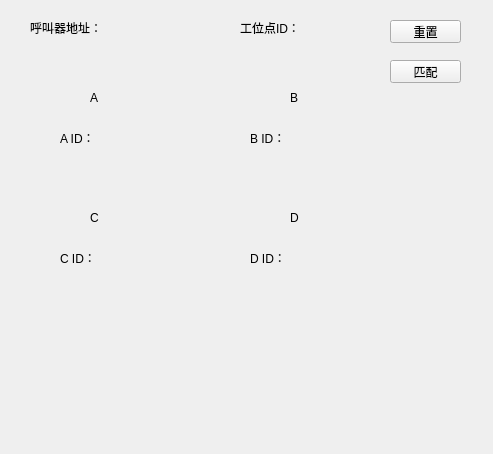
<?xml version="1.0" encoding="UTF-8"?>
<ui version="4.0">
 <class>Ui_request</class>
 <widget class="QWidget" name="Ui_request">
  <property name="geometry">
   <rect>
    <x>0</x>
    <y>0</y>
    <width>493</width>
    <height>454</height>
   </rect>
  </property>
  <property name="windowTitle">
   <string>Form</string>
  </property>
  <widget class="QPushButton" name="btn_reset">
   <property name="geometry">
    <rect>
     <x>390</x>
     <y>20</y>
     <width>71</width>
     <height>23</height>
    </rect>
   </property>
   <property name="text">
    <string>重置</string>
   </property>
  </widget>
  <widget class="QLabel" name="label">
   <property name="geometry">
    <rect>
     <x>30</x>
     <y>20</y>
     <width>81</width>
     <height>16</height>
    </rect>
   </property>
   <property name="text">
    <string>呼叫器地址：</string>
   </property>
  </widget>
  <widget class="QLabel" name="label_workerAddr">
   <property name="geometry">
    <rect>
     <x>110</x>
     <y>20</y>
     <width>121</width>
     <height>21</height>
    </rect>
   </property>
   <property name="text">
    <string/>
   </property>
  </widget>
  <widget class="QLabel" name="label_2">
   <property name="geometry">
    <rect>
     <x>240</x>
     <y>20</y>
     <width>71</width>
     <height>16</height>
    </rect>
   </property>
   <property name="text">
    <string>工位点ID：</string>
   </property>
  </widget>
  <widget class="QLabel" name="label_workerID">
   <property name="geometry">
    <rect>
     <x>310</x>
     <y>20</y>
     <width>61</width>
     <height>20</height>
    </rect>
   </property>
   <property name="text">
    <string/>
   </property>
  </widget>
  <widget class="QLabel" name="label_3">
   <property name="geometry">
    <rect>
     <x>60</x>
     <y>130</y>
     <width>31</width>
     <height>16</height>
    </rect>
   </property>
   <property name="text">
    <string>A ID：</string>
   </property>
  </widget>
  <widget class="QLabel" name="label_AID">
   <property name="geometry">
    <rect>
     <x>90</x>
     <y>130</y>
     <width>51</width>
     <height>21</height>
    </rect>
   </property>
   <property name="text">
    <string/>
   </property>
  </widget>
  <widget class="QLabel" name="label_4">
   <property name="geometry">
    <rect>
     <x>250</x>
     <y>130</y>
     <width>31</width>
     <height>16</height>
    </rect>
   </property>
   <property name="text">
    <string>B ID：</string>
   </property>
  </widget>
  <widget class="QLabel" name="label_BID">
   <property name="geometry">
    <rect>
     <x>280</x>
     <y>120</y>
     <width>51</width>
     <height>31</height>
    </rect>
   </property>
   <property name="text">
    <string/>
   </property>
  </widget>
  <widget class="QLabel" name="label_5">
   <property name="geometry">
    <rect>
     <x>60</x>
     <y>250</y>
     <width>31</width>
     <height>16</height>
    </rect>
   </property>
   <property name="text">
    <string>C ID：</string>
   </property>
  </widget>
  <widget class="QLabel" name="label_CID">
   <property name="geometry">
    <rect>
     <x>90</x>
     <y>250</y>
     <width>51</width>
     <height>21</height>
    </rect>
   </property>
   <property name="text">
    <string/>
   </property>
  </widget>
  <widget class="QLabel" name="label_6">
   <property name="geometry">
    <rect>
     <x>250</x>
     <y>250</y>
     <width>31</width>
     <height>16</height>
    </rect>
   </property>
   <property name="text">
    <string>D ID：</string>
   </property>
  </widget>
  <widget class="QLabel" name="label_DID">
   <property name="geometry">
    <rect>
     <x>280</x>
     <y>240</y>
     <width>61</width>
     <height>31</height>
    </rect>
   </property>
   <property name="text">
    <string/>
   </property>
  </widget>
  <widget class="QLabel" name="label_instruction">
   <property name="geometry">
    <rect>
     <x>10</x>
     <y>290</y>
     <width>471</width>
     <height>141</height>
    </rect>
   </property>
   <property name="text">
    <string/>
   </property>
  </widget>
  <widget class="QLabel" name="label_A">
   <property name="geometry">
    <rect>
     <x>90</x>
     <y>90</y>
     <width>16</width>
     <height>16</height>
    </rect>
   </property>
   <property name="text">
    <string>A</string>
   </property>
  </widget>
  <widget class="QLabel" name="label_B">
   <property name="geometry">
    <rect>
     <x>290</x>
     <y>90</y>
     <width>16</width>
     <height>16</height>
    </rect>
   </property>
   <property name="text">
    <string>B</string>
   </property>
  </widget>
  <widget class="QLabel" name="label_C">
   <property name="geometry">
    <rect>
     <x>90</x>
     <y>210</y>
     <width>16</width>
     <height>16</height>
    </rect>
   </property>
   <property name="text">
    <string>C</string>
   </property>
  </widget>
  <widget class="QLabel" name="label_D">
   <property name="geometry">
    <rect>
     <x>290</x>
     <y>210</y>
     <width>16</width>
     <height>16</height>
    </rect>
   </property>
   <property name="text">
    <string>D</string>
   </property>
  </widget>
  <widget class="QPushButton" name="btn_match">
   <property name="geometry">
    <rect>
     <x>390</x>
     <y>60</y>
     <width>71</width>
     <height>23</height>
    </rect>
   </property>
   <property name="text">
    <string>匹配</string>
   </property>
  </widget>
 </widget>
 <resources/>
 <connections/>
</ui>
